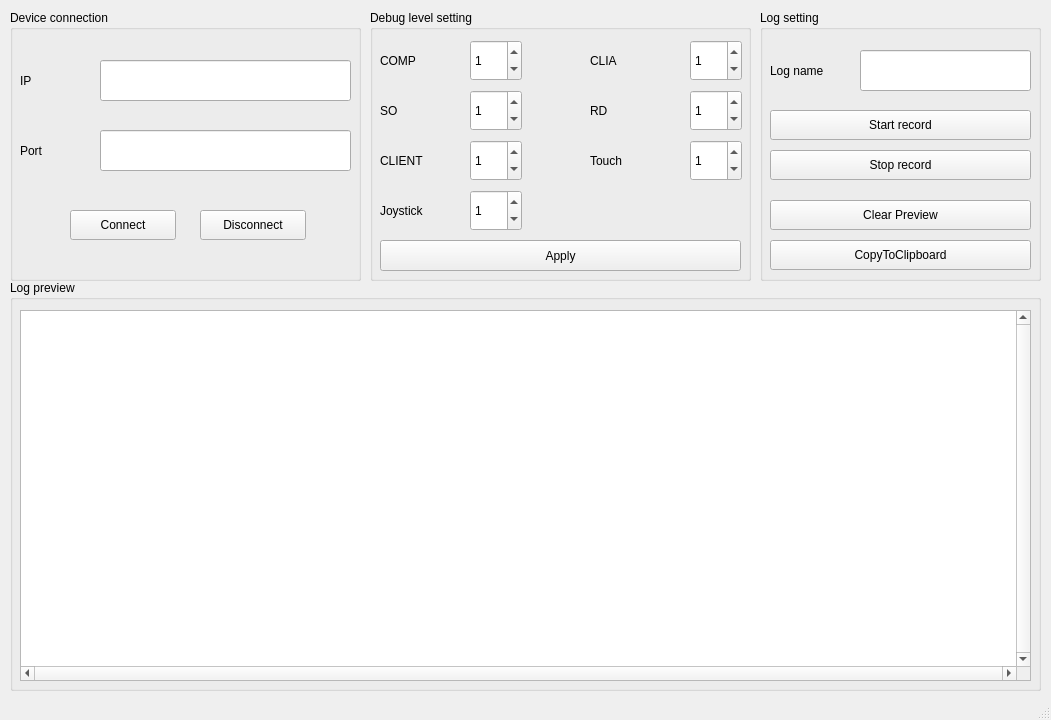
<?xml version="1.0" encoding="UTF-8"?>
<ui version="4.0">
 <class>MainWindow</class>
 <widget class="QMainWindow" name="MainWindow">
  <property name="geometry">
   <rect>
    <x>0</x>
    <y>0</y>
    <width>1051</width>
    <height>720</height>
   </rect>
  </property>
  <property name="windowTitle">
   <string>Cube Debug</string>
  </property>
  <widget class="QWidget" name="centralWidget">
   <widget class="QGroupBox" name="groupBox">
    <property name="geometry">
     <rect>
      <x>10</x>
      <y>10</y>
      <width>351</width>
      <height>271</height>
     </rect>
    </property>
    <property name="title">
     <string>Device connection</string>
    </property>
    <widget class="QLineEdit" name="lineEditIP">
     <property name="geometry">
      <rect>
       <x>90</x>
       <y>50</y>
       <width>251</width>
       <height>41</height>
      </rect>
     </property>
    </widget>
    <widget class="QLineEdit" name="lineEditPort">
     <property name="geometry">
      <rect>
       <x>90</x>
       <y>120</y>
       <width>251</width>
       <height>41</height>
      </rect>
     </property>
    </widget>
    <widget class="QLabel" name="label">
     <property name="geometry">
      <rect>
       <x>10</x>
       <y>60</y>
       <width>51</width>
       <height>21</height>
      </rect>
     </property>
     <property name="text">
      <string>IP</string>
     </property>
    </widget>
    <widget class="QLabel" name="label_2">
     <property name="geometry">
      <rect>
       <x>10</x>
       <y>130</y>
       <width>51</width>
       <height>21</height>
      </rect>
     </property>
     <property name="text">
      <string>Port</string>
     </property>
    </widget>
    <widget class="QPushButton" name="pushButtonConnect">
     <property name="geometry">
      <rect>
       <x>60</x>
       <y>200</y>
       <width>106</width>
       <height>30</height>
      </rect>
     </property>
     <property name="text">
      <string>Connect</string>
     </property>
    </widget>
    <widget class="QPushButton" name="pushButtonDisconnect">
     <property name="geometry">
      <rect>
       <x>190</x>
       <y>200</y>
       <width>106</width>
       <height>30</height>
      </rect>
     </property>
     <property name="text">
      <string>Disconnect</string>
     </property>
    </widget>
   </widget>
   <widget class="QGroupBox" name="groupBox_2">
    <property name="geometry">
     <rect>
      <x>370</x>
      <y>10</y>
      <width>381</width>
      <height>271</height>
     </rect>
    </property>
    <property name="title">
     <string>Debug level setting</string>
    </property>
    <widget class="QPushButton" name="pushButtonApplyDebug">
     <property name="geometry">
      <rect>
       <x>10</x>
       <y>230</y>
       <width>361</width>
       <height>31</height>
      </rect>
     </property>
     <property name="text">
      <string>Apply</string>
     </property>
    </widget>
    <widget class="QSpinBox" name="spinBoxComp">
     <property name="geometry">
      <rect>
       <x>100</x>
       <y>30</y>
       <width>52</width>
       <height>41</height>
      </rect>
     </property>
     <property name="maximum">
      <number>3</number>
     </property>
     <property name="value">
      <number>1</number>
     </property>
    </widget>
    <widget class="QLabel" name="label_5">
     <property name="geometry">
      <rect>
       <x>10</x>
       <y>40</y>
       <width>80</width>
       <height>21</height>
      </rect>
     </property>
     <property name="text">
      <string>COMP</string>
     </property>
    </widget>
    <widget class="QLabel" name="label_6">
     <property name="geometry">
      <rect>
       <x>220</x>
       <y>40</y>
       <width>80</width>
       <height>21</height>
      </rect>
     </property>
     <property name="text">
      <string>CLIA</string>
     </property>
    </widget>
    <widget class="QSpinBox" name="spinBoxClia">
     <property name="geometry">
      <rect>
       <x>320</x>
       <y>30</y>
       <width>52</width>
       <height>41</height>
      </rect>
     </property>
     <property name="maximum">
      <number>3</number>
     </property>
     <property name="value">
      <number>1</number>
     </property>
    </widget>
    <widget class="QSpinBox" name="spinBoxSo">
     <property name="geometry">
      <rect>
       <x>100</x>
       <y>80</y>
       <width>52</width>
       <height>41</height>
      </rect>
     </property>
     <property name="maximum">
      <number>3</number>
     </property>
     <property name="value">
      <number>1</number>
     </property>
    </widget>
    <widget class="QSpinBox" name="spinBoxRd">
     <property name="geometry">
      <rect>
       <x>320</x>
       <y>80</y>
       <width>52</width>
       <height>41</height>
      </rect>
     </property>
     <property name="maximum">
      <number>3</number>
     </property>
     <property name="value">
      <number>1</number>
     </property>
    </widget>
    <widget class="QSpinBox" name="spinBoxClient">
     <property name="geometry">
      <rect>
       <x>100</x>
       <y>130</y>
       <width>52</width>
       <height>41</height>
      </rect>
     </property>
     <property name="maximum">
      <number>3</number>
     </property>
     <property name="value">
      <number>1</number>
     </property>
    </widget>
    <widget class="QLabel" name="label_7">
     <property name="geometry">
      <rect>
       <x>10</x>
       <y>90</y>
       <width>80</width>
       <height>21</height>
      </rect>
     </property>
     <property name="text">
      <string>SO</string>
     </property>
    </widget>
    <widget class="QLabel" name="label_8">
     <property name="geometry">
      <rect>
       <x>220</x>
       <y>90</y>
       <width>80</width>
       <height>21</height>
      </rect>
     </property>
     <property name="text">
      <string>RD</string>
     </property>
    </widget>
    <widget class="QLabel" name="label_9">
     <property name="geometry">
      <rect>
       <x>10</x>
       <y>140</y>
       <width>80</width>
       <height>21</height>
      </rect>
     </property>
     <property name="text">
      <string>CLIENT</string>
     </property>
    </widget>
    <widget class="QLabel" name="label_4">
     <property name="geometry">
      <rect>
       <x>220</x>
       <y>140</y>
       <width>80</width>
       <height>21</height>
      </rect>
     </property>
     <property name="text">
      <string>Touch</string>
     </property>
    </widget>
    <widget class="QSpinBox" name="spinBoxTouch">
     <property name="geometry">
      <rect>
       <x>320</x>
       <y>130</y>
       <width>52</width>
       <height>41</height>
      </rect>
     </property>
     <property name="maximum">
      <number>3</number>
     </property>
     <property name="value">
      <number>1</number>
     </property>
    </widget>
    <widget class="QSpinBox" name="spinBoxJoystick">
     <property name="geometry">
      <rect>
       <x>100</x>
       <y>180</y>
       <width>52</width>
       <height>41</height>
      </rect>
     </property>
     <property name="maximum">
      <number>3</number>
     </property>
     <property name="value">
      <number>1</number>
     </property>
    </widget>
    <widget class="QLabel" name="label_10">
     <property name="geometry">
      <rect>
       <x>10</x>
       <y>190</y>
       <width>80</width>
       <height>21</height>
      </rect>
     </property>
     <property name="text">
      <string>Joystick</string>
     </property>
    </widget>
   </widget>
   <widget class="QGroupBox" name="groupBox_3">
    <property name="geometry">
     <rect>
      <x>760</x>
      <y>10</y>
      <width>281</width>
      <height>271</height>
     </rect>
    </property>
    <property name="title">
     <string>Log setting</string>
    </property>
    <widget class="QLineEdit" name="lineEditLog">
     <property name="geometry">
      <rect>
       <x>100</x>
       <y>40</y>
       <width>171</width>
       <height>41</height>
      </rect>
     </property>
    </widget>
    <widget class="QLabel" name="label_3">
     <property name="geometry">
      <rect>
       <x>10</x>
       <y>50</y>
       <width>91</width>
       <height>21</height>
      </rect>
     </property>
     <property name="text">
      <string>Log name</string>
     </property>
    </widget>
    <widget class="QPushButton" name="pushButtonStartRecord">
     <property name="geometry">
      <rect>
       <x>10</x>
       <y>100</y>
       <width>261</width>
       <height>30</height>
      </rect>
     </property>
     <property name="text">
      <string>Start record</string>
     </property>
    </widget>
    <widget class="QPushButton" name="pushButtonStopRecord">
     <property name="geometry">
      <rect>
       <x>10</x>
       <y>140</y>
       <width>261</width>
       <height>30</height>
      </rect>
     </property>
     <property name="text">
      <string>Stop record</string>
     </property>
    </widget>
   </widget>
   <widget class="QGroupBox" name="groupBox_4">
    <property name="geometry">
     <rect>
      <x>10</x>
      <y>280</y>
      <width>1031</width>
      <height>411</height>
     </rect>
    </property>
    <property name="title">
     <string>Log preview</string>
    </property>
    <widget class="QTextBrowser" name="textBrowserLogPreview">
     <property name="geometry">
      <rect>
       <x>10</x>
       <y>30</y>
       <width>1011</width>
       <height>371</height>
      </rect>
     </property>
     <property name="font">
      <font>
       <family>Courier New</family>
      </font>
     </property>
     <property name="verticalScrollBarPolicy">
      <enum>Qt::ScrollBarAlwaysOn</enum>
     </property>
     <property name="horizontalScrollBarPolicy">
      <enum>Qt::ScrollBarAlwaysOn</enum>
     </property>
     <property name="lineWrapMode">
      <enum>QTextEdit::NoWrap</enum>
     </property>
     <property name="acceptRichText">
      <bool>false</bool>
     </property>
     <property name="openLinks">
      <bool>false</bool>
     </property>
    </widget>
   </widget>
   <widget class="QPushButton" name="pushButtonClear">
    <property name="geometry">
     <rect>
      <x>770</x>
      <y>200</y>
      <width>261</width>
      <height>30</height>
     </rect>
    </property>
    <property name="text">
     <string>Clear Preview</string>
    </property>
   </widget>
   <widget class="QPushButton" name="pushButtonCopy">
    <property name="geometry">
     <rect>
      <x>770</x>
      <y>240</y>
      <width>261</width>
      <height>30</height>
     </rect>
    </property>
    <property name="text">
     <string>CopyToClipboard</string>
    </property>
   </widget>
  </widget>
  <widget class="QStatusBar" name="statusBar"/>
 </widget>
 <layoutdefault spacing="6" margin="11"/>
 <resources/>
 <connections/>
</ui>
